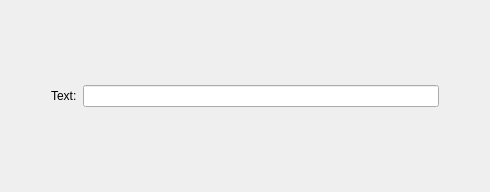
<ui version="4.0" >
 <class>EditWidgetLabel</class>
 <widget class="QWidget" name="EditWidgetLabel" >
  <property name="geometry" >
   <rect>
    <x>0</x>
    <y>0</y>
    <width>490</width>
    <height>192</height>
   </rect>
  </property>
  <property name="windowTitle" >
   <string>EditWidgetLabel</string>
  </property>
  <layout class="QVBoxLayout" >
   <item>
    <spacer>
     <property name="orientation" >
      <enum>Qt::Vertical</enum>
     </property>
     <property name="sizeHint" >
      <size>
       <width>20</width>
       <height>40</height>
      </size>
     </property>
    </spacer>
   </item>
   <item>
    <layout class="QHBoxLayout" >
     <item>
      <spacer>
       <property name="orientation" >
        <enum>Qt::Horizontal</enum>
       </property>
       <property name="sizeHint" >
        <size>
         <width>40</width>
         <height>20</height>
        </size>
       </property>
      </spacer>
     </item>
     <item>
      <widget class="QLabel" name="label" >
       <property name="text" >
        <string>Text:</string>
       </property>
       <property name="buddy" >
        <cstring>leText</cstring>
       </property>
      </widget>
     </item>
     <item>
      <widget class="QLineEdit" name="leText" >
       <property name="sizePolicy" >
        <sizepolicy vsizetype="Fixed" hsizetype="Expanding" >
         <horstretch>1</horstretch>
         <verstretch>0</verstretch>
        </sizepolicy>
       </property>
      </widget>
     </item>
     <item>
      <spacer>
       <property name="orientation" >
        <enum>Qt::Horizontal</enum>
       </property>
       <property name="sizeHint" >
        <size>
         <width>40</width>
         <height>20</height>
        </size>
       </property>
      </spacer>
     </item>
    </layout>
   </item>
   <item>
    <spacer>
     <property name="orientation" >
      <enum>Qt::Vertical</enum>
     </property>
     <property name="sizeHint" >
      <size>
       <width>20</width>
       <height>40</height>
      </size>
     </property>
    </spacer>
   </item>
  </layout>
 </widget>
 <resources/>
 <connections/>
</ui>
